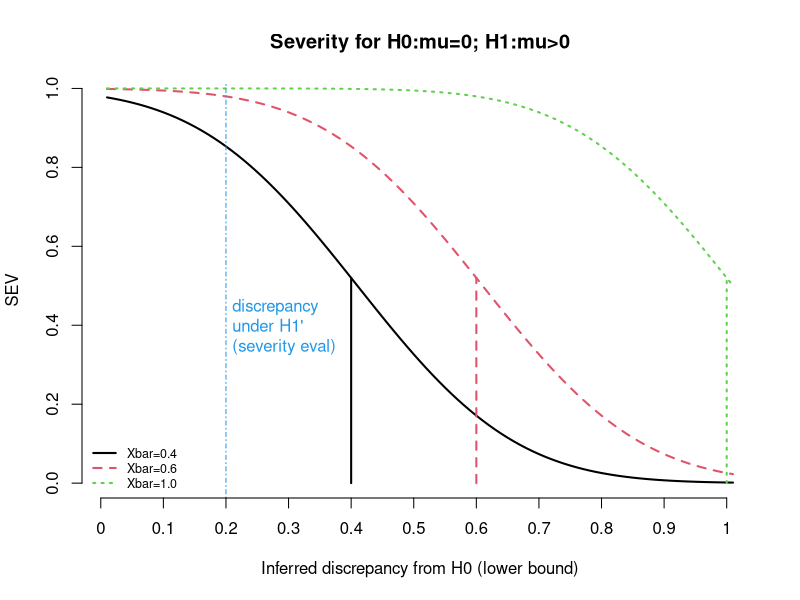

This figure's R source:
# Sig level.
sig <- 0.05

# Hypothesis.
# H0 : mu = 0
# H1 : mu > 0

# Parameters of the experiment.
sd <- 2
n <- 100

# The three outcomes.
mu1 <- 0.4
mu2 <- 0.6
mu3 <- 1.0

# Significance tests for the tree outcomes.
se <- sd/sqrt(n)

z1 <- mu1/se
p1 <- 1-pnorm(z1)

z2 <- mu2/se
p2 <- 1-pnorm(z2)

z3 <- mu3/se
p3 <- 1-pnorm(z3)

p1 <= sig
p2 <= sig
p3 <= sig

### Severity curves for the outcomes.

# 1. Get z statistics for a range of discrepancies from H0.
ds <- seq(0, 1, 0.01)
zs <- ds/se

# 2. Get difference between z for observed and hypothetical discrepancy.
z1s <- zs-z1
z2s <- zs-z2
z3s <- zs-z3

# 3. Get corresponding p value.
sevs1 <- 1-pnorm(z1s)
sevs2 <- 1-pnorm(z2s)
sevs3 <- 1-pnorm(z3s)

# 4. Make sure you understand the results bloody well. — Thanks, Jackie!

# 5. Plot it to impress sharp-minded scientists.
plot(sevs1, type = "l", xaxt = "n", bty = "n", ylab = "", xlab = "",
     col = 1, lty = 1, lwd = 2)
lines(sevs2, col = 2, lty =2, lwd = 2)
lines(sevs3, col = 3, lty = 3, lwd = 2)

abline(v = 0.2 * 100, col = 4, lty = 4)
text(x = 0.21 * 100, y = 0.4, labels = "discrepancy\nunder H1'\n(severity eval)",
     col = 4, adj = 0)

lines(x = c(mu1 * 100, mu1 * 100), y = c(0, sevs1[mu1*100]),
      col = 1, lty = 1, lwd = 2)
text(x = (mu1 + 0.01) * 100, y = 0.4, labels = "", col = 1, adj = 0)

lines(x = c(mu2 * 100, mu2 * 100), y = c(0, sevs2[mu2*100]),
      col = 2, lty = 2, lwd = 2)
text(x = (mu2 + 0.01) * 100, y = 0.4, labels = "", col = 2, adj = 0)

lines(x = c(mu3 * 100, mu3 * 100), y = c(0, sevs3[mu3*100]),
      col = 3, lty = 3, lwd = 2)
text(x = (mu3 + 0.01) * 100, y = 0.4, labels = "", col = 3, adj = 0)

axis(1, at = seq(0, 100, 10), labels = seq(0, 1, 0.1))
title("Severity for H0:mu=0; H1:mu>0",
      xlab="Inferred discrepancy from H0 (lower bound)", ylab="SEV")
legend("bottomleft", c("Xbar=0.4", "Xbar=0.6", "Xbar=1.0"),
       bty = "n", col = 1:3, lty = 1:3, cex = 0.75, lwd = 2)


